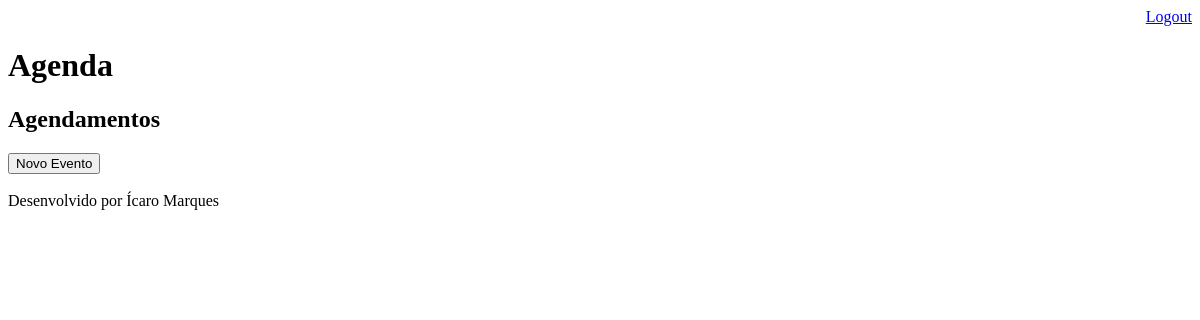
The page /agenda/ (signed in) on the database as committed earlier.
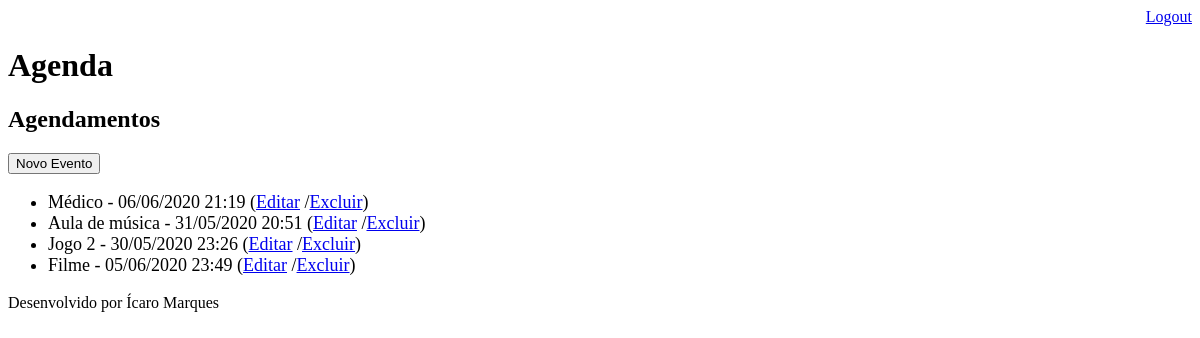
The same page on the database as committed later.
### core/models.py (models this page shows, shortened)
class Evento(models.Model):
    titulo = models.CharField(max_length=100)
    descricao = models.TextField(blank=True, null=True)
    data_evento = models.DateTimeField(verbose_name='data do evento')
    data_criacao = models.DateTimeField(auto_now=True)
    usuario = models.ForeignKey(User, on_delete=models.CASCADE)
    local_evento = models.TextField(blank=True, null=True)
    class Meta:
        db_table = 'evento' #altera o nome da tabela no banco de dados
    def get_data_evento(self):
        return self.data_evento.strftime('%d/%m/%Y %H:%M')
    def get_evento_atrasado(self):
        if self.data_evento < datetime.now():
            return True
        else:
            return False

### core/views.py (the view)
# urls.py: path('agenda/', views.lista_eventos),
@login_required(login_url='/login/')
def lista_eventos(request):
    usuario = request.user
    data_atual = datetime.now() - timedelta(hours=1)
    print(data_atual, timedelta(hours=1))
    evento = Evento.objects.filter(usuario=usuario,
                                   data_evento__gt=data_atual)
    dados = {'eventos':evento}
    return render(request, 'agenda.html', dados)

### templates/agenda.html (shortened to what this page needs)
{% extends "model-page.html" %}
{% block content %}
    <body>
        <h2>Agendamentos</h2>
        <a href="evento/">
            <button type="button">Novo Evento</button>
        </a>
        <ul style="font-size: 18px">
            {% for evento in eventos %}
                <li>
                    <div style=>
                        {{ evento.titulo }} - {{ evento.get_data_evento }}
                        (<a href="evento/?id={{ evento.id }}">Editar</a>
                        /<a href="evento/delete/{{ evento.id }}">Excluir</a>)
                    </div>
                </li>
            {% endfor %}
        </ul>
    </body>
{% endblock %}

### templates/model-page.html
<!DOCTYPE html>
<html lang="en">
<head>
    {% include "model-header.html" %}
</head>
<body>
    {% block content %} {% endblock %}
    {% include "model-footer.html" %}
</body>
</html>

### templates/model-header.html (shortened to what this page needs)
    <div align="right">
        <a href="/logout">Logout</a>
    </div>
    <h1>Agenda</h1>

### templates/model-footer.html
<p>Desenvolvido por Ícaro Marques</p>

Rows that differ between the two databases and show on the page:
added Evento: titulo "Médico", get_data_evento "06/06/2020 21:19"
added Evento: titulo "Aula de música", get_data_evento "31/05/2020 20:51"
added Evento: titulo "Jogo 2", get_data_evento "30/05/2020 23:26"
added Evento: titulo "Filme", get_data_evento "05/06/2020 23:49"
